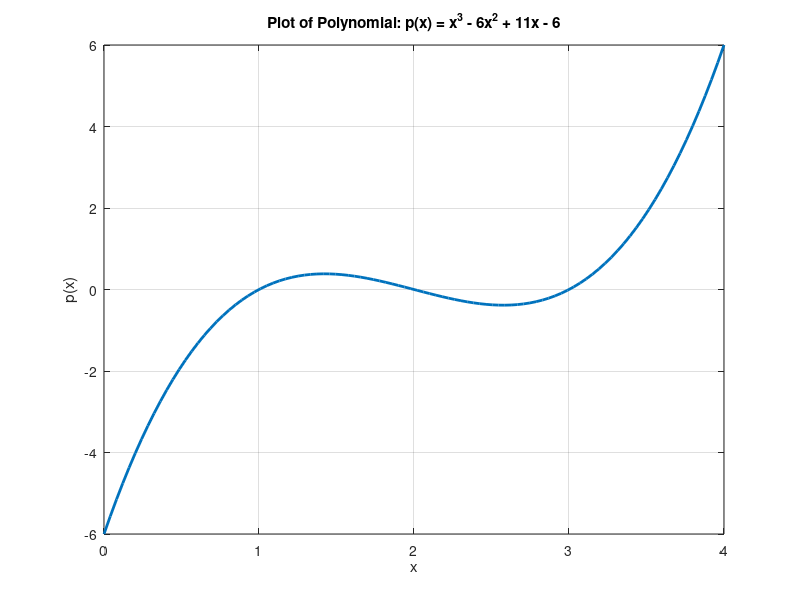

Reproduce this figure in MATLAB.

p = [1 -6 11 -6];

val = polyval(p, 2);
fprintf('Value of p(x) at x=2: %.2f\n', val);

r = roots(p);
disp('Roots of the polynomial:'); disp(r);

dp = polyder(p);
disp('Derivative coefficients:'); disp(dp);

ip = polyint(p);
disp('Integral coefficients:'); disp(ip);

x = linspace(0, 4, 100);
y = polyval(p, x);
figure;
plot(x, y, 'LineWidth', 2);
grid on;
xlabel('x'); ylabel('p(x)');
title('Plot of Polynomial: p(x) = x^3 - 6x^2 + 11x - 6');
